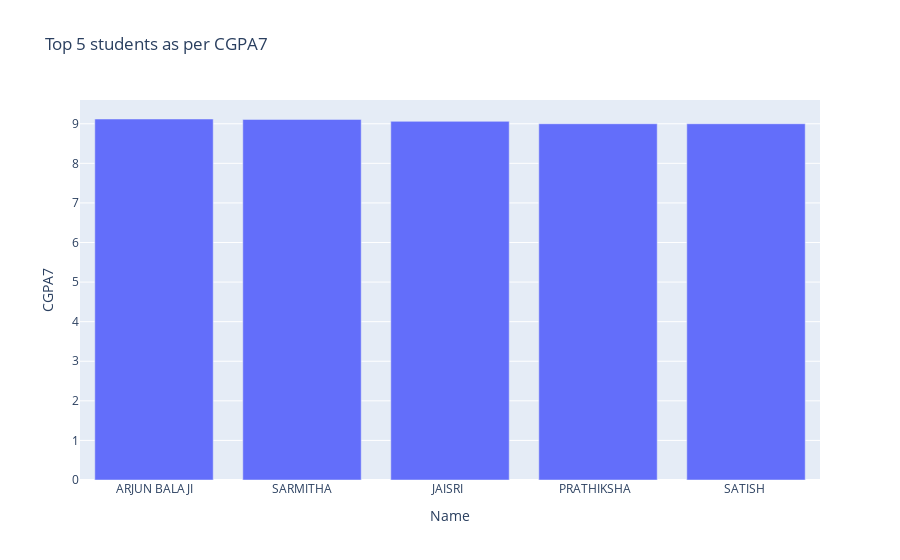

Notebook cell for this chart:
### Code cell
fig.show()

### Figure 1 — Plotly figure (JSON) as saved in the notebook; plotly's stock layout.template omitted (floating-point values rounded to 4 significant figures)
{"data": [{"alignmentgroup": "True", "hovertemplate": "Name=%{x}<br>CGPA7=%{y}<extra></extra>", "legendgroup": "", "marker": {"color": "#636efa", "pattern": {"shape": ""}}, "name": "", "offsetgroup": "", "orientation": "v", "showlegend": false, "textposition": "auto", "type": "bar", "x": ["ARJUN BALAJI", "SARMITHA", "JAISRI  ", "PRATHIKSHA  ", "SATISH "], "xaxis": "x", "y": [9.12, 9.11, 9.06, 9, 9], "yaxis": "y"}], "layout": {"barmode": "relative", "legend": {"tracegroupgap": 0}, "title": {"text": "Top 5 students as per CGPA7"}, "xaxis": {"anchor": "y", "domain": [0, 1], "title": {"text": "Name"}}, "yaxis": {"anchor": "x", "domain": [0, 1], "title": {"text": "CGPA7"}}}}
